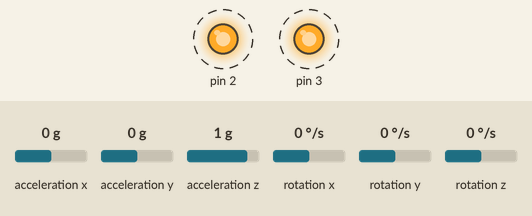
Simulated run of this sketch. Board: Arduino Uno, built with avr-gcc and run on an emulated ATmega328P. Shown: output pins drawn as LEDs (lit = HIGH). Wiring (inferred from the names in the program): MPU-6050 motion sensor at I2C address 0x68. Dashed ring = blinking. The test bench sets the inputs (shaded band); at power-on: acceleration x 0 g, acceleration y 0 g, acceleration z 1 g, rotation x 0 °/s, rotation y 0 °/s, rotation z 0 °/s. Pins used as bus, display or sensor lines are not drawn; what the sketch prints to the serial monitor is not drawn.

Above: at 1.2 s.
1.3 s: acceleration x set to -1.4 g
Timing chart, 0 to 10.3 s (numbered marks = the images above; inputs shaded):
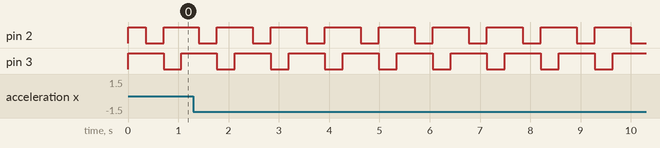

The sketch:

MPU-6050start.ino
```cpp
// put your setup code here, to run once:
// MPU-6050 Short Example Sketch
// By Arduino User JohnChi
// August 17, 2014
// Public Domain
//sensor 1 is on pin 1, sensor 2 is on pin 2 and sensor 3 is on pin 3
#include<Wire.h>
const int MPU_addr=0x68;  // I2C address of the MPU-6050
int16_t GyX,GyY,GyZ;
void setup(){
  Wire.begin();
  pinMode(1,OUTPUT);
  pinMode(2,OUTPUT);
  pinMode(3,OUTPUT);
  for(int i = 1; i <=3 ; i++){
    if(i == 1){
        digitalWrite(1,LOW);
        digitalWrite(2,HIGH);
        digitalWrite(3,HIGH);
    }
    if(i == 2){
        digitalWrite(2,LOW);
        digitalWrite(1,HIGH);
        digitalWrite(3,HIGH);
    }
    if(i == 3){
        digitalWrite(3,LOW);
        digitalWrite(2,HIGH);
        digitalWrite(1,HIGH);
    }
    Wire.beginTransmission(MPU_addr);
    Wire.write(0x6B);  // PWR_MGMT_1 register
    Wire.write(0);     // set to zero (wakes up the MPU-6050)
    Wire.endTransmission(true);
  }
  Serial.begin(9600);
}
void loop(){
  for(int i = 1; i <=3 ; i++){
    if(i == 1){
        digitalWrite(1,LOW);
        digitalWrite(2,HIGH);
        digitalWrite(3,HIGH);
    }
    if(i == 2){
        digitalWrite(2,LOW);
        digitalWrite(1,HIGH);
        digitalWrite(3,HIGH);
    }
    if(i == 3){
        digitalWrite(3,LOW);
        digitalWrite(2,HIGH);
        digitalWrite(1,HIGH);
    }
    Wire.beginTransmission(MPU_addr);
    Wire.write(0x3B);  // starting with register 0x3B (ACCEL_XOUT_H)
    Wire.endTransmission(false);
    Wire.requestFrom(MPU_addr,14,true);  // request a total of 14 registers
    GyX=Wire.read()<<8|Wire.read();  // 0x43 (GYRO_XOUT_H) & 0x44 (GYRO_XOUT_L)
    GyY=Wire.read()<<8|Wire.read();  // 0x45 (GYRO_YOUT_H) & 0x46 (GYRO_YOUT_L)
    GyZ=Wire.read()<<8|Wire.read();  // 0x47 (GYRO_ZOUT_H) & 0x48 (GYRO_ZOUT_L)
    Serial.print(" | GyX = "); Serial.print(GyX); Serial.print(" for sensor: "); Serial.println(i);
    Serial.print(" | GyY = "); Serial.print(GyY); Serial.print(" for sensor: "); Serial.println(i);
    Serial.print(" | GyZ = "); Serial.print(GyZ); Serial.print(" for sensor: "); Serial.println(i);
    delay(333);
  }
}
```

Measured:
- by itself, pin 2, pin 3: alternates HIGH for 0.72 s and LOW for 0.36 s
